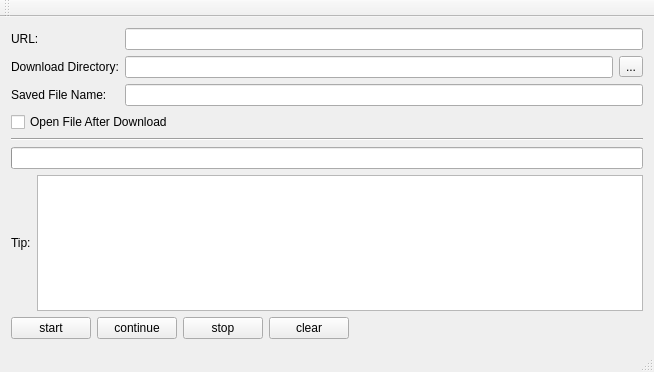
<?xml version="1.0" encoding="UTF-8"?>
<ui version="4.0">
 <class>MainWindow</class>
 <widget class="QMainWindow" name="MainWindow">
  <property name="geometry">
   <rect>
    <x>0</x>
    <y>0</y>
    <width>654</width>
    <height>372</height>
   </rect>
  </property>
  <property name="sizePolicy">
   <sizepolicy hsizetype="Preferred" vsizetype="Preferred">
    <horstretch>0</horstretch>
    <verstretch>0</verstretch>
   </sizepolicy>
  </property>
  <property name="windowTitle">
   <string>Download Http File</string>
  </property>
  <widget class="QWidget" name="centralWidget">
   <layout class="QVBoxLayout" name="verticalLayout">
    <item>
     <layout class="QGridLayout" name="gridLayout">
      <item row="0" column="0">
       <widget class="QLabel" name="label_url">
        <property name="text">
         <string>URL:</string>
        </property>
       </widget>
      </item>
      <item row="0" column="1" colspan="2">
       <widget class="QLineEdit" name="lineEdit_url">
        <property name="clearButtonEnabled">
         <bool>true</bool>
        </property>
       </widget>
      </item>
      <item row="1" column="0">
       <widget class="QLabel" name="label_download_directory">
        <property name="text">
         <string>Download Directory:</string>
        </property>
       </widget>
      </item>
      <item row="1" column="1">
       <widget class="QLineEdit" name="lineEdit_download_directory"/>
      </item>
      <item row="1" column="2">
       <widget class="QToolButton" name="toolButton_select_directory">
        <property name="text">
         <string>...</string>
        </property>
       </widget>
      </item>
      <item row="2" column="0">
       <widget class="QLabel" name="label_save_file_name">
        <property name="text">
         <string>Saved File Name:</string>
        </property>
       </widget>
      </item>
      <item row="2" column="1" colspan="2">
       <widget class="QLineEdit" name="lineEdit_save_file_name"/>
      </item>
     </layout>
    </item>
    <item>
     <widget class="QCheckBox" name="checkBox_open_file_after_download">
      <property name="text">
       <string>Open File After Download</string>
      </property>
     </widget>
    </item>
    <item>
     <widget class="Line" name="line">
      <property name="orientation">
       <enum>Qt::Horizontal</enum>
      </property>
     </widget>
    </item>
    <item>
     <widget class="QProgressBar" name="progressBar"/>
    </item>
    <item>
     <layout class="QHBoxLayout" name="horizontalLayout_2">
      <item>
       <widget class="QLabel" name="label_tip">
        <property name="text">
         <string>Tip:</string>
        </property>
       </widget>
      </item>
      <item>
       <widget class="QTextEdit" name="textEdit_tip">
        <property name="sizePolicy">
         <sizepolicy hsizetype="Expanding" vsizetype="Preferred">
          <horstretch>0</horstretch>
          <verstretch>0</verstretch>
         </sizepolicy>
        </property>
        <property name="readOnly">
         <bool>true</bool>
        </property>
       </widget>
      </item>
     </layout>
    </item>
    <item>
     <layout class="QHBoxLayout" name="horizontalLayout">
      <item>
       <widget class="QPushButton" name="pushButton_restart_download">
        <property name="statusTip">
         <string extracomment="Start or restart the download file. "/>
        </property>
        <property name="text">
         <string>start</string>
        </property>
       </widget>
      </item>
      <item>
       <widget class="QPushButton" name="pushButton_download_file">
        <property name="statusTip">
         <string extracomment="Continue download file. "/>
        </property>
        <property name="text">
         <string>continue</string>
        </property>
       </widget>
      </item>
      <item>
       <widget class="QPushButton" name="pushButton_stop_download">
        <property name="statusTip">
         <string extracomment="pauses download file. "/>
        </property>
        <property name="text">
         <string>stop</string>
        </property>
       </widget>
      </item>
      <item>
       <widget class="QPushButton" name="pushButton_clear">
        <property name="text">
         <string>clear</string>
        </property>
       </widget>
      </item>
      <item>
       <spacer name="horizontalSpacer">
        <property name="orientation">
         <enum>Qt::Horizontal</enum>
        </property>
        <property name="sizeHint" stdset="0">
         <size>
          <width>40</width>
          <height>20</height>
         </size>
        </property>
       </spacer>
      </item>
     </layout>
    </item>
   </layout>
   <zorder>checkBox_open_file_after_download</zorder>
   <zorder>progressBar</zorder>
   <zorder>line</zorder>
  </widget>
  <widget class="QMenuBar" name="menuBar">
   <property name="geometry">
    <rect>
     <x>0</x>
     <y>0</y>
     <width>654</width>
     <height>21</height>
    </rect>
   </property>
  </widget>
  <widget class="QToolBar" name="mainToolBar">
   <attribute name="toolBarArea">
    <enum>TopToolBarArea</enum>
   </attribute>
   <attribute name="toolBarBreak">
    <bool>false</bool>
   </attribute>
  </widget>
  <widget class="QStatusBar" name="statusBar"/>
 </widget>
 <layoutdefault spacing="6" margin="11"/>
 <resources/>
 <connections/>
</ui>
